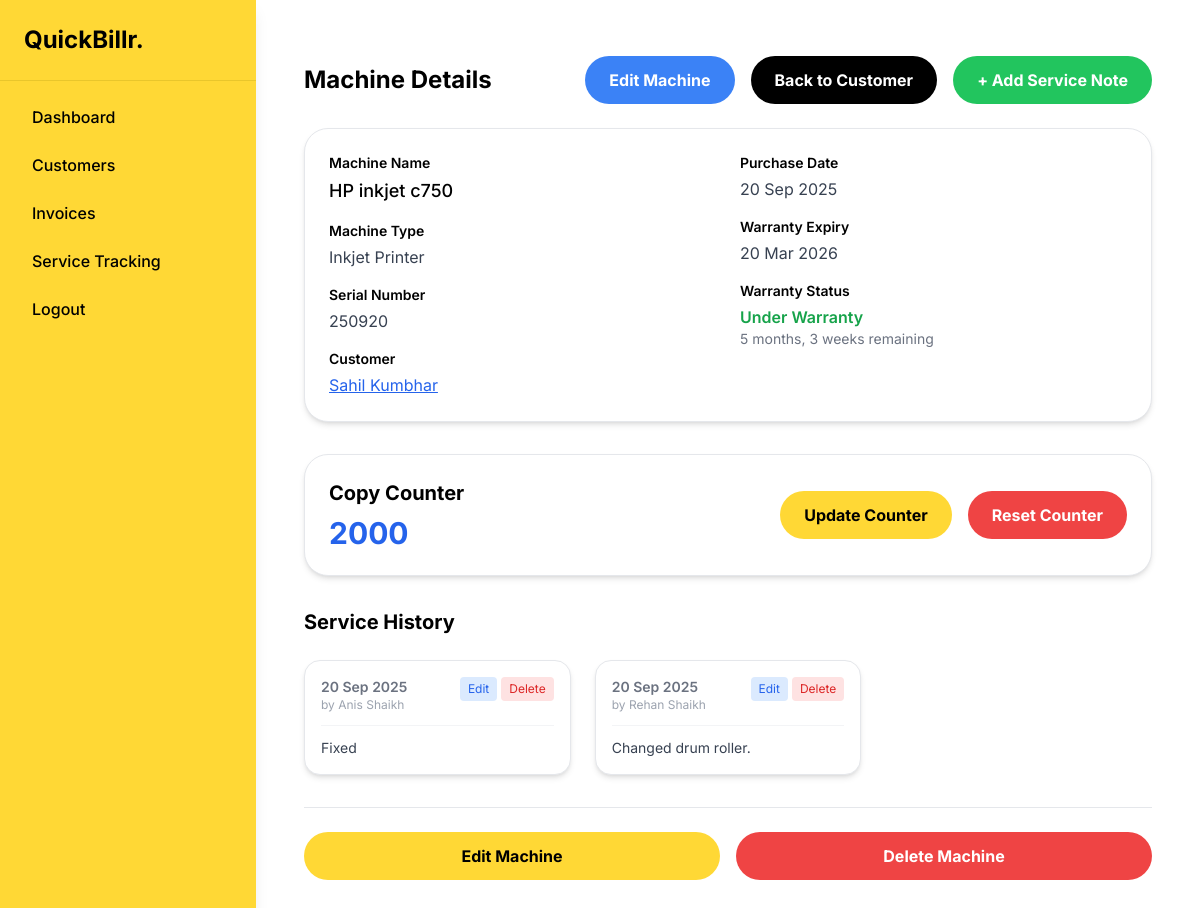
Page /machine/3/ on the committed database.
### billapp/models.py (models this page shows, shortened)
class Machines(models.Model):
    MACHINE_TYPES = [
        ("PHOTOCOPIER", "Photocopier"),
        ("PRINTER_LASER", "Laser Printer"),
        ("PRINTER_INKJET", "Inkjet Printer"),
        ("MFD", "Multifunction Device"),
        ("SCANNER", "Scanner"),
        ("FAX", "Fax Machine"),
    ]
    machine_name = models.CharField(max_length=255)
    machine_type = models.CharField(max_length=50, choices=MACHINE_TYPES)
    serial_number = models.CharField(max_length=255, unique=True)
    purchase_date = models.DateField()
    warranty_expiry = models.DateField()
    customer = models.ForeignKey(Customer, on_delete=models.CASCADE)
    copy_counter = models.PositiveIntegerField(default=0)

class Customer(models.Model):
    name = models.CharField(max_length=255)
    email = models.EmailField()
    phone = models.CharField(max_length=15)
    address = models.TextField()
    gst_number = models.CharField(max_length=15)

class ServiceNote(models.Model):
    machine = models.ForeignKey(
        'Machines',
        on_delete=models.CASCADE,
        related_name='service_notes'
    )
    date_of_service = models.DateField()
    note = models.TextField()
    serviceman_name = models.CharField(max_length=255, blank=True)
    fee_charged = models.DecimalField(max_digits=10, decimal_places=2, default=0)
    copy_counter_at_service = models.PositiveIntegerField(default=0)
    created_at = models.DateTimeField(auto_now_add=True)
    class Meta:
        ordering = ['-created_at']

### billapp/views.py (the view)
# urls.py: path('machine/<int:pk>/', views.machine_detail, name='machine_detail'),
def machine_detail(request, pk):
    machine = get_object_or_404(Machines, pk=pk)
    context = {
        'machine': machine,
    }
    return render(request, 'service_tracking/machine_detail.html', context)

### billapp/templates/service_tracking/machine_detail.html (shortened to what this page needs)
{% extends "base.html" %}
{% load static %}
{% block content %}
<div class="bg-white text-black min-h-screen">
  <div class="max-w-4xl mx-auto px-4 py-6">
    <div class="flex flex-col md:flex-row justify-between items-center mb-6">
      <h1 class="text-2xl font-bold text-black mb-4 md:mb-0">Machine Details</h1>
      <div class="flex gap-4">
        <a href="{% url 'machine_update' machine.pk %}" class="bg-blue-500 text-white font-bold px-6 py-3 rounded-full hover:bg-blue-600 transition">
          Edit Machine
        </a>
        <a href="{% url 'customer_detail' machine.customer.pk %}" class="bg-black text-white font-bold px-6 py-3 rounded-full hover:bg-gray-800 transition">
          Back to Customer
        </a>
        <a href="{% url 'add_service_note' machine.pk %}" class="bg-green-500 text-white font-bold px-6 py-3 rounded-full hover:bg-green-600 transition">
          + Add Service Note
        </a>
      </div>
    </div>
    <div class="bg-white border border-gray-200 shadow-md p-6 rounded-[24px] mb-8">
      <div class="grid md:grid-cols-2 gap-6">
        <div class="space-y-4">
          <div>
            <label class="block text-sm font-semibold text-black mb-1">Machine Name</label>
            <p class="text-lg font-medium">{{ machine.machine_name }}</p>
          </div>
          <div>
            <label class="block text-sm font-semibold text-black mb-1">Machine Type</label>
            <p class="text-gray-700">{{ machine.get_machine_type_display }}</p>
          </div>
          <div>
            <label class="block text-sm font-semibold text-black mb-1">Serial Number</label>
            <p class="text-gray-700">{{ machine.serial_number }}</p>
          </div>
          <div>
            <label class="block text-sm font-semibold text-black mb-1">Customer</label>
            <p class="text-gray-700">
              <a href="{% url 'customer_detail' machine.customer.pk %}" class="text-blue-600 hover:text-blue-800 underline">
                {{ machine.customer.name }}
              </a>
            </p>
          </div>
        </div>
        <div class="space-y-4">
          <div>
            <label class="block text-sm font-semibold text-black mb-1">Purchase Date</label>
            <p class="text-gray-700">{{ machine.purchase_date|date:"d M Y" }}</p>
          </div>
          <div>
            <label class="block text-sm font-semibold text-black mb-1">Warranty Expiry</label>
            <p class="text-gray-700">{{ machine.warranty_expiry|date:"d M Y" }}</p>
          </div>
          <div>
            <label class="block text-sm font-semibold text-black mb-1">Warranty Status</label>
            {% now "Y-m-d" as today %}
            {% if machine.warranty_expiry|date:"Y-m-d" >= today %}
              <p class="text-green-600 font-semibold">Under Warranty</p>
              <p class="text-sm text-gray-500">
                {% with days_left=machine.warranty_expiry|timeuntil %}
                  {{ days_left }} remaining
                {% endwith %}
              </p>
            {% endif %}
          </div>
        </div>
      </div>
    </div>
    <div class="bg-white border border-gray-200 shadow-md p-6 rounded-[24px] mb-8">
      <div class="flex flex-col md:flex-row justify-between items-center">
        <div>
          <h3 class="text-xl font-bold text-black mb-2">Copy Counter</h3>
          <p class="text-3xl font-bold text-blue-600">{{ machine.copy_counter|default:"0" }}</p>
        </div>
        <div class="flex gap-4 mt-4 md:mt-0">
          <a href="{% url 'update_copy_counter' machine.pk %}" class="bg-yellow-500 text-black font-bold px-6 py-3 rounded-full hover:bg-yellow-600 transition">
            Update Counter
          </a>
          <a href="{% url 'reset_copy_counter' machine.pk %}" class="bg-red-500 text-white font-bold px-6 py-3 rounded-full hover:bg-red-600 transition">
            Reset Counter
          </a>
        </div>
      </div>
    </div>
    <div class="mb-6">
      <div class="flex justify-between items-center mb-6">
        <h2 class="text-xl font-bold text-black">Service History</h2>
      </div>
      <div class="grid grid-cols-1 md:grid-cols-2 lg:grid-cols-3 gap-6">
        {% for service_note in machine.service_notes.all %}
          <div class="bg-white border border-gray-200 shadow-md p-4 rounded-[16px]">
            <div class="flex justify-between items-start mb-3">
              <div>
                <p class="text-sm font-semibold text-gray-500">{{ service_note.date_of_service|date:"d M Y" }}</p>
                {% if service_note.serviceman_name %}
                  <p class="text-xs text-gray-400">by {{ service_note.serviceman_name }}</p>
                {% endif %}
              </div>
              <div class="flex gap-1">
                <a href="{% url 'update_service_note' service_note.pk %}" class="bg-blue-100 text-blue-600 hover:bg-blue-200 px-2 py-1 rounded text-xs">
                  Edit
                </a>
                <a href="{% url 'delete_service_note' service_note.pk %}" class="bg-red-100 text-red-600 hover:bg-red-200 px-2 py-1 rounded text-xs">
                  Delete
                </a>
              </div>
            </div>
            <div class="border-t border-gray-100 pt-3">
              <p class="text-sm text-gray-700 line-clamp-4">{{ service_note.note|truncatewords:30 }}</p>
            </div>
          </div>
        {% endfor %}
      </div>
    </div>
    <div class="flex flex-col md:flex-row gap-4 mt-8 pt-6 border-t border-gray-200">
      <a href="{% url 'machine_update' machine.pk %}" class="flex-1 bg-yellow-500 text-black font-bold text-center py-3 rounded-full hover:bg-yellow-600 transition">
        Edit Machine
      </a>
      <a href="{% url 'machine_delete' machine.pk %}" class="flex-1 bg-red-500 text-white font-bold text-center py-3 rounded-full hover:bg-red-600 transition">
        Delete Machine
      </a>
    </div>
  </div>
</div>
{% endblock %}

### rows in the picture
Machines: machine_name "HP inkjet c750", machine_type "Inkjet Printer", serial_number "250920", customer.name "Sahil Kumbhar", purchase_date "20 Sep 2025", warranty_expiry "20 Mar 2026", copy_counter "2000"
ServiceNote: date_of_service "20 Sep 2025", serviceman_name "Anis Shaikh", note "Fixed"
ServiceNote: date_of_service "20 Sep 2025", serviceman_name "Rehan Shaikh", note "Changed drum roller."

### other values in the picture
{{ days_left }} "5 months, 3 weeks"
